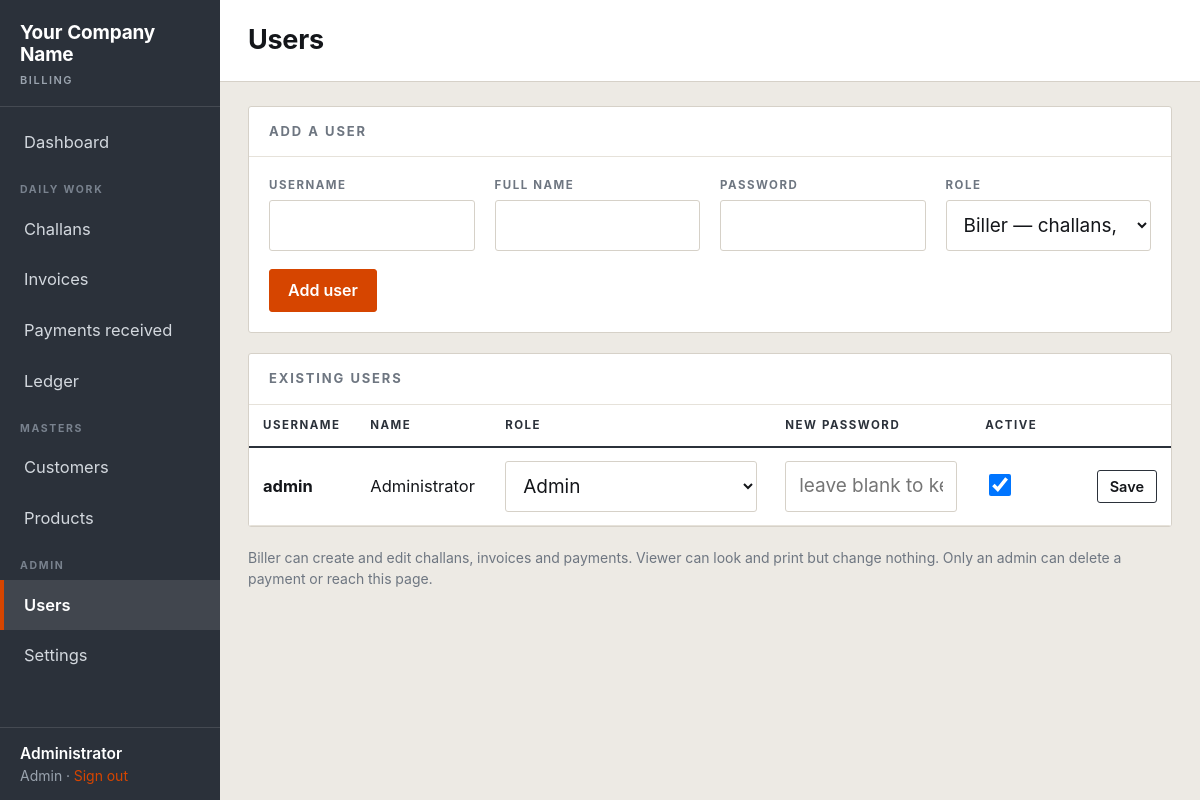
/users.php (signed in), run on the app's committed database.
### tables this page shows
CREATE TABLE users (
  id            INT AUTO_INCREMENT PRIMARY KEY,
  username      VARCHAR(50) NOT NULL UNIQUE,
  password_hash VARCHAR(255) NOT NULL,
  full_name     VARCHAR(100) NOT NULL,
  role          ENUM('admin','biller','viewer') NOT NULL DEFAULT 'biller',
  active        TINYINT(1) NOT NULL DEFAULT 1,
  created_at    DATETIME NOT NULL DEFAULT CURRENT_TIMESTAMP
);

### lib.php (called while the page is built, shortened)
<?php
function db(): PDO {
    static $pdo = null;
    if ($pdo === null) {
        $dsn = 'mysql:host=' . DB_HOST . ';dbname=' . DB_NAME . ';charset=utf8mb4';
        $pdo = new PDO($dsn, DB_USER, DB_PASS, [
            PDO::ATTR_ERRMODE            => PDO::ERRMODE_EXCEPTION,
            PDO::ATTR_DEFAULT_FETCH_MODE => PDO::FETCH_ASSOC,
            PDO::ATTR_EMULATE_PREPARES   => false,
        ]);
    }
    return $pdo;
}
function q(string $sql, array $args = []): PDOStatement {
    $st = db()->prepare($sql);
    $st->execute($args);
    return $st;
}
function one(string $sql, array $args = []) { $r = q($sql, $args)->fetch(); return $r === false ? null : $r; }
function all(string $sql, array $args = []): array { return q($sql, $args)->fetchAll(); }
function settings(): array {
    static $s = null;
    if ($s === null) {
        $s = [];
        foreach (all('SELECT k, v FROM settings') as $r) $s[$r['k']] = $r['v'];
    }
    return $s;
}
function cfg(string $key, string $default = ''): string {
    $s = settings();
    return isset($s[$key]) ? (string)$s[$key] : $default;
}
function current_user(): ?array {
    static $u = null;
    if ($u === null) $u = one('SELECT * FROM users WHERE id = ? AND active = 1', [$_SESSION['uid']]);
    return $u ?: null;
}
function require_login(): void {
    if (!current_user()) { header('Location: login.php'); exit; }
}
function role(): string { $u = current_user(); return $u ? $u['role'] : 'viewer'; }
function is_admin(): bool { return role() === 'admin'; }
function h($s): string { return htmlspecialchars((string)$s, ENT_QUOTES, 'UTF-8'); }

### users.php (the view, shortened to what this page needs)
<?php
require_once __DIR__ . '/lib.php';
require_login();
$rows = all('SELECT * FROM users ORDER BY active DESC, username');
$PAGE_TITLE = 'Users';
require __DIR__ . '/header.php';
?>
<form method="post">
<div class="panel">
  <h2>Add a user</h2>
  <div class="body">
    <div class="grid g4">
      <label class="f"><span>Username</span><input type="text" name="username" required></label>
      <label class="f"><span>Full name</span><input type="text" name="full_name" required></label>
      <label class="f"><span>Password</span><input type="password" name="password" required minlength="6"></label>
      <label class="f"><span>Role</span>
        <select name="role">
          <option value="biller">Biller — challans, invoices, payments</option>
        </select></label>
    </div>
    <div class="actions" style="margin-top:18px"><button class="btn primary">Add user</button></div>
  </div>
</div>
</form>
<div class="panel">
  <h2>Existing users</h2>
  <table class="data">
    <tr><th>Username</th><th>Name</th><th style="width:280px">Role</th>
        <th style="width:200px">New password</th><th style="width:110px">Active</th><th></th></tr>
    <?php foreach ($rows as $u): ?>
    <tr>
      <form method="post">
      <td><b><?= h($u['username']) ?></b></td>
      <td><?= h($u['full_name']) ?></td>
      <td><select name="role">
        <?php foreach (['admin'=>'Admin','biller'=>'Biller','viewer'=>'Viewer'] as $k=>$v): ?>
          <option value="<?= $k ?>"<?= $u['role'] === $k ? ' selected' : '' ?>><?= $v ?></option>
        <?php endforeach; ?>
      </select></td>
      <td><input type="password" name="password" placeholder="leave blank to keep"></td>
      <td class="c"><input type="checkbox" name="active" value="1" style="width:22px;height:22px"
            <?= $u['active'] ? 'checked' : '' ?>></td>
      <td class="num"><button class="btn sm">Save</button></td>
      </form>
    </tr>
    <?php endforeach; ?>
  </table>
</div>
<p class="hint">
  Biller can create and edit challans, invoices and payments. Viewer can look and print but change nothing.
  Only an admin can delete a payment or reach this page.
</p>
<?php require __DIR__ . '/footer.php'; ?>

### header.php (shortened to what this page needs)
<?php
require_once __DIR__ . '/lib.php';
$me   = current_user();
$PAGE_TITLE = $PAGE_TITLE ?? 'Amidhara';
function nav_on(array $files): string {
    return in_array(basename($_SERVER['PHP_SELF']), $files, true) ? ' class="on"' : '';
}
?>
<!doctype html>
<html lang="en">
<head>
<link rel="stylesheet" href="assets/app.css">
</head>
<body>
<div class="shell">
  <aside class="rail">
    <div class="brand">
      <b><?= h(cfg('company_name', 'Amidhara Stone Crusher')) ?></b>
      <span>Billing</span>
    </div>
    <nav>
      <a href="index.php"<?= nav_on(['index.php']) ?>>Dashboard</a>
      <div class="sep">Daily work</div>
      <a href="challans.php"<?= nav_on(['challans.php','challan_form.php']) ?>>Challans</a>
      <a href="invoices.php"<?= nav_on(['invoices.php','invoice_form.php']) ?>>Invoices</a>
      <a href="payments.php"<?= nav_on(['payments.php']) ?>>Payments received</a>
      <a href="ledger.php"<?= nav_on(['ledger.php']) ?>>Ledger</a>
      <div class="sep">Masters</div>
      <a href="customers.php"<?= nav_on(['customers.php','customer_form.php']) ?>>Customers</a>
      <a href="products.php"<?= nav_on(['products.php','product_form.php']) ?>>Products</a>
      <?php if (is_admin()): ?>
        <div class="sep">Admin</div>
        <a href="users.php"<?= nav_on(['users.php']) ?>>Users</a>
        <a href="settings.php"<?= nav_on(['settings.php']) ?>>Settings</a>
      <?php endif; ?>
    </nav>
    <div class="who">
      <b><?= h($me['full_name']) ?></b>
      <?= h(ucfirst($me['role'])) ?> · <a href="logout.php">Sign out</a>
    </div>
  </aside>
  <div class="main">
    <div class="topbar">
      <h1><?= h($PAGE_TITLE) ?></h1>
    </div>
    <div class="wrap">

### data on the page
users: full_name "Administrator", role "Admin", username "admin", active "☑"

### other printed values
cfg('company_name', 'Amidhara Stone Crusher') "Your Company Name"
$PAGE_TITLE "Users"
